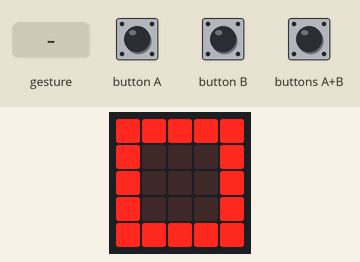
Simulated run of this program. Board: BBC micro:bit (MakeCode). On the bench: the board's 5×5 LED display. The test bench sets the inputs (shaded band). A tilt is held for 1.5 s and a shake lasts 1 s, then the board lies face up again; the 48×5 strip is a reading aid, not a part: it shows the text the display is scrolling, unrolled, one strip-width of it at a time.

Above: at 10.2 s.
10.3 s: button A pressed for 0.15 s
At 10.7 s:
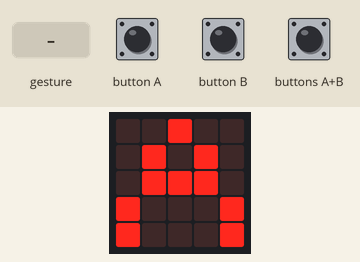
11.9 s: button B pressed for 0.15 s
At 13.1 s:
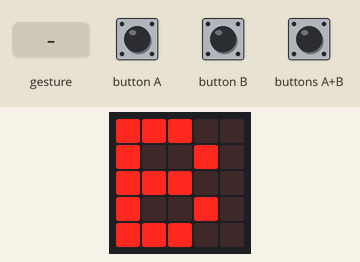
13.5 s: buttons A+B pressed for 0.15 s
At 14.3 s:
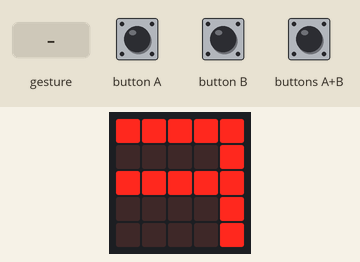
15.1 s: gesture 'tilt right'
At 16.1 s:
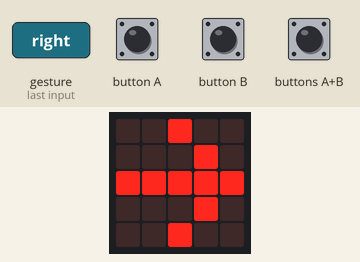
18.1 s: gesture 'tilt left'
At 19.4 s:
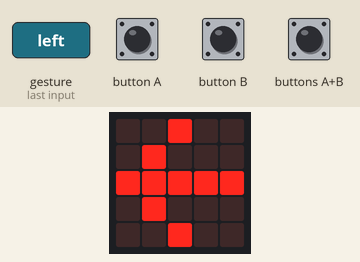
21.1 s: gesture 'screen down'
At 21.9 s:
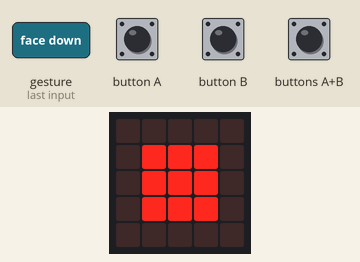
Timing chart, 0 to 24.1 s (numbered marks = the images above; inputs shaded):
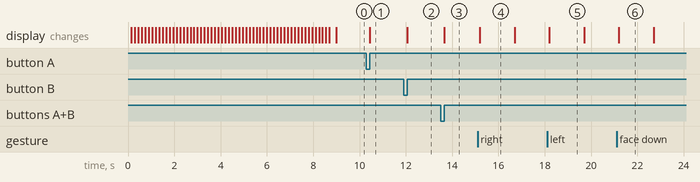

Measured:
- after the input at 10.3 s, the display: changes after 0.15 s (image 1)
- after the input at 11.9 s, the display: changes after 0.15 s (image 2)
- after the input at 13.5 s, the display: changes after 0.15 s (image 3)
- after the input at 15.1 s, the display: changes after 0.10 s (image 4)
- after the input at 18.1 s, the display: changes after 0.10 s (image 5)
- after the input at 21.1 s, the display: changes after 0.10 s (image 6)
- what the display in image 4 shows lasts 1.5 s, from 15.2 s to 16.7 s

The program:

main.ts
```typescript
input.onGesture(Gesture.TiltRight, function () {
    basic.showLeds(`
        . . # . .
        . . . # .
        # # # # #
        . . . # .
        . . # . .
        `)
})
input.onGesture(Gesture.TiltLeft, function () {
    basic.showLeds(`
        . . # . .
        . # . . .
        # # # # #
        . # . . .
        . . # . .
        `)
})
input.onGesture(Gesture.ScreenUp, function () {
    basic.showLeds(`
        # # # # #
        # . . . #
        # . . . #
        # . . . #
        # # # # #
        `)
})
input.onButtonPressed(Button.A, function () {
    basic.showLeds(`
        . . # . .
        . # . # .
        . # # # .
        # . . . #
        # . . . #
        `)
})
input.onGesture(Gesture.ScreenDown, function () {
    basic.showLeds(`
        . . . . .
        . # # # .
        . # # # .
        . # # # .
        . . . . .
        `)
})
input.onButtonPressed(Button.AB, function () {
    basic.showLeds(`
        # # # # #
        . . . . #
        # # # # #
        . . . . #
        . . . . #
        `)
    heart += 1
})
input.onButtonPressed(Button.B, function () {
    basic.showLeds(`
        # # # . .
        # . . # .
        # # # . .
        # . . # .
        # # # . .
        `)
})
basic.showString("by.YUCHAN")
let heart = 0
basic.forever(function () {
    if (heart == 10 || heart == 20) {
        basic.showIcon(IconNames.Heart)
    }
})
```

test.ts
```typescript
// 테스트는 여기로 이동합니다; 이 패키지가 확장으로 사용될 때 컴파일되지 않을 것 입니다.
```
